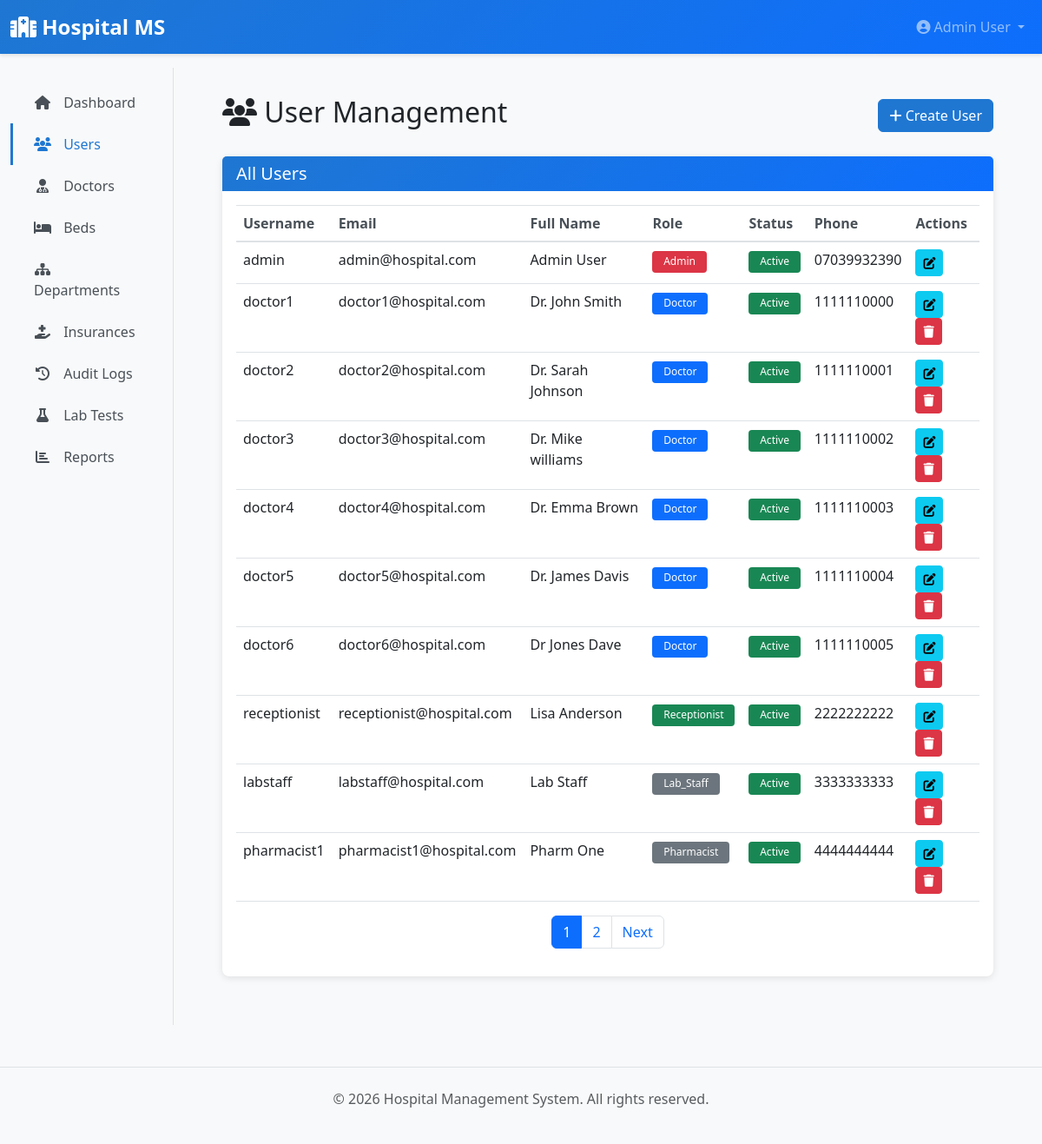
Page /admin/users (signed in) on the committed database.
### app/models/__init__.py (models this page shows, shortened)
class User(UserMixin, db.Model):
    __tablename__ = 'users'
    id = db.Column(db.Integer, primary_key=True)
    username = db.Column(db.String(80), unique=True, nullable=False, index=True)
    email = db.Column(db.String(120), unique=True, nullable=False, index=True)
    password_hash = db.Column(db.String(255), nullable=False)
    first_name = db.Column(db.String(80))
    last_name = db.Column(db.String(80))
    phone = db.Column(db.String(20))
    role = db.Column(db.Enum(UserRole), nullable=False, default=UserRole.PATIENT)
    is_active = db.Column(db.Boolean, default=True)
    created_at = db.Column(db.DateTime, default=datetime.utcnow)
    updated_at = db.Column(db.DateTime, default=datetime.utcnow, onupdate=datetime.utcnow)
    patient = db.relationship('Patient', uselist=False, back_populates='user', foreign_keys='Patient.user_id', cascade='all, delete-orphan', passive_deletes=True)
    doctor = db.relationship('Doctor', uselist=False, back_populates='user', foreign_keys='Doctor.user_id', cascade='all, delete-orphan', passive_deletes=True)
    lab_staff = db.relationship('LabStaff', uselist=False, back_populates='user', foreign_keys='LabStaff.user_id', cascade='all, delete-orphan', passive_deletes=True)
    def get_full_name(self):
        return f"{self.first_name} {self.last_name}".strip()

### app/blueprints/admin.py (the view)
@admin_bp.route('/users')
@login_required
@admin_required
def users_list():
    page = request.args.get('page', 1, type=int)
    role_filter = request.args.get('role', 'all')
    query = User.query
    if role_filter != 'all':
        try:
            role = UserRole[role_filter.upper()]
            query = query.filter_by(role=role)
        except KeyError:
            pass
    users = query.paginate(page=page, per_page=10)
    return render_template('admin/users_list.html', users=users, role_filter=role_filter)

### app/blueprints/admin.py (called while the page is built)
def admin_required(f):
    @wraps(f)
    def decorated_function(*args, **kwargs):
        if not current_user.is_authenticated or current_user.role != UserRole.ADMIN:
            flash('You do not have permission to access this page.', 'danger')
            return redirect(url_for('main.dashboard'))
        return f(*args, **kwargs)
    return decorated_function

### app/templates/admin/users_list.html (shortened to what this page needs)
{% extends "layouts/base.html" %}
{% block content %}
<div class="d-flex justify-content-between align-items-center mb-4">
    <h2><i class="fas fa-users"></i> User Management</h2>
    <a href="{{ url_for('admin.create_user') }}" class="btn btn-primary">
        <i class="fas fa-plus"></i> Create User
    </a>
</div>
<div class="card">
    <div class="card-header">
        <h5 class="mb-0">All Users</h5>
    </div>
    <div class="card-body">
        <div class="table-responsive">
            <table class="table table-hover">
                <thead>
                    <tr>
                        <th>Username</th>
                        <th>Email</th>
                        <th>Full Name</th>
                        <th>Role</th>
                        <th>Status</th>
                        <th>Phone</th>
                        <th>Actions</th>
                    </tr>
                </thead>
                <tbody>
                    {% for user in users.items %}
                    <tr>
                        <td>{{ user.username }}</td>
                        <td>{{ user.email }}</td>
                        <td>{{ user.get_full_name() }}</td>
                        <td>
                            {% if user.role.value == 'admin' %}
                                <span class="badge bg-danger">{{ user.role.value.title() }}</span>
                            {% elif user.role.value == 'doctor' %}
                                <span class="badge bg-primary">{{ user.role.value.title() }}</span>
                            {% elif user.role.value == 'receptionist' %}
                                <span class="badge bg-success">{{ user.role.value.title() }}</span>
                            {% else %}
                                <span class="badge bg-secondary">{{ user.role.value.title() }}</span>
                            {% endif %}
                        </td>
                        <td>
                            {% if user.is_active %}
                                <span class="badge badge-success">Active</span>
                            {% else %}
                                <span class="badge badge-danger">Inactive</span>
                            {% endif %}
                        </td>
                        <td>{{ user.phone or '-' }}</td>
                        <td>
                            <a href="{{ url_for('admin.edit_user', user_id=user.id) }}" class="btn btn-sm btn-info" title="Edit">
                                <i class="fas fa-edit"></i>
                            </a>
                            {% if user.id != current_user.id %}
                            <form action="{{ url_for('admin.delete_user', user_id=user.id) }}" method="POST" style="display: inline;">
                                <button type="submit" class="btn btn-sm btn-danger" onclick="return confirm('Are you sure?')" title="Delete">
                                    <i class="fas fa-trash"></i>
                                </button>
                            </form>
                            {% endif %}
                        </td>
                    </tr>
                    {% endfor %}
                </tbody>
            </table>
        </div>
        {% if users.pages > 1 %}
        <nav>
            <ul class="pagination justify-content-center">
                {% for page_num in users.iter_pages() %}
                    {% if page_num %}
                        {% if page_num == users.page %}
                        <li class="page-item active">
                            <span class="page-link">{{ page_num }}</span>
                        </li>
                        {% else %}
                        <li class="page-item">
                            <a class="page-link" href="{{ url_for('admin.users_list', page=page_num) }}">{{ page_num }}</a>
                        </li>
                        {% endif %}
                    {% else %}
                    <li class="page-item disabled">
                        <span class="page-link">...</span>
                    </li>
                    {% endif %}
                {% endfor %}
                {% if users.has_next %}
                <li class="page-item">
                    <a class="page-link" href="{{ url_for('admin.users_list', page=users.next_num) }}">Next</a>
                </li>
                {% endif %}
            </ul>
        </nav>
        {% endif %}
    </div>
</div>
{% endblock %}

### app/templates/layouts/base.html (shortened to what this page needs)
<!DOCTYPE html>
<html lang="en">
<head>
    <link href="https://cdnjs.cloudflare.com/ajax/libs/bootstrap/5.3.0/css/bootstrap.min.css" rel="stylesheet">
    <link href="https://cdnjs.cloudflare.com/ajax/libs/font-awesome/6.4.0/css/all.min.css" rel="stylesheet">
</head>
<body>
    <nav class="navbar navbar-expand-lg navbar-dark sticky-top">
        <div class="container-fluid">
            <a class="navbar-brand" href="{{ url_for('main.dashboard') }}">
                <i class="fas fa-hospital"></i> Hospital MS
            </a>
            <div class="collapse navbar-collapse" id="navbarNav">
                <ul class="navbar-nav ms-auto">
                    {% if current_user.is_authenticated %}
                        <li class="nav-item dropdown">
                            <a class="nav-link dropdown-toggle" href="#" id="userDropdown" role="button" data-bs-toggle="dropdown">
                                <i class="fas fa-user-circle"></i> {{ current_user.get_full_name() or current_user.username }}
                            </a>
                        </li>
                    {% else %}
                        <li class="nav-item">
                            <a class="nav-link" href="{{ url_for('auth.login') }}">Login</a>
                        </li>
                    {% endif %}
                </ul>
            </div>
        </div>
    </nav>
    {% if current_user.is_authenticated %}
        <div class="container-fluid">
            <div class="row">
                <nav class="col-md-3 col-lg-2 d-md-block bg-light sidebar">
                    <div class="position-sticky pt-3">
                        <ul class="nav flex-column">
                            {% if current_user.role.value == 'admin' %}
                                <li class="nav-item">
                                    <a class="nav-link {% if request.endpoint == 'admin.dashboard' %}active{% endif %}" href="{{ url_for('admin.dashboard') }}">
                                        <i class="fas fa-home"></i> Dashboard
                                    </a>
                                </li>
                                <li class="nav-item">
                                    <a class="nav-link {% if request.endpoint in ['admin.users_list', 'admin.create_user', 'admin.edit_user'] %}active{% endif %}" href="{{ url_for('admin.users_list') }}">
                                        <i class="fas fa-users"></i> Users
                                    </a>
                                </li>
                                <li class="nav-item">
                                    <a class="nav-link {% if request.endpoint in ['admin.doctors_list', 'admin.edit_doctor'] %}active{% endif %}" href="{{ url_for('admin.doctors_list') }}">
                                        <i class="fas fa-user-md"></i> Doctors
                                    </a>
                                </li>
                                <li class="nav-item">
                                    <a class="nav-link {% if request.endpoint in ['admin.beds_list', 'admin.create_bed'] %}active{% endif %}" href="{{ url_for('admin.beds_list') }}">
                                        <i class="fas fa-bed"></i> Beds
                                    </a>
                                </li>
                                <li class="nav-item">
                                    <a class="nav-link {% if request.endpoint in ['admin.departments_list', 'admin.create_department'] %}active{% endif %}" href="{{ url_for('admin.departments_list') }}">
                                        <i class="fas fa-sitemap"></i> Departments
                                    </a>
                                </li>
                                <li class="nav-item">
                                    <a class="nav-link {% if request.endpoint in ['admin.insurances_list', 'admin.create_insurance'] %}active{% endif %}" href="{{ url_for('admin.insurances_list') }}">
                                        <i class="fas fa-hand-holding-medical"></i> Insurances
                                    </a>
                                </li>
                                <li class="nav-item">
                                    <a class="nav-link {% if request.endpoint == 'admin.audit_logs' %}active{% endif %}" href="{{ url_for('admin.audit_logs') }}">
                                        <i class="fas fa-history"></i> Audit Logs
                                    </a>
                                </li>
                                <li class="nav-item">
                                    <a class="nav-link {% if request.endpoint in ['admin.lab_tests_list', 'admin.create_lab_test'] %}active{% endif %}" href="{{ url_for('admin.lab_tests_list') }}">
                                        <i class="fas fa-flask"></i> Lab Tests
                                    </a>
                                </li>
                                <li class="nav-item">
                                    <a class="nav-link {% if request.endpoint == 'admin.reports' %}active{% endif %}" href="{{ url_for('admin.reports') }}">
                                        <i class="fas fa-chart-bar"></i> Reports
                                    </a>
                                </li>
                            {% endif %}
                        </ul>
                    </div>
                </nav>
                <main class="col-md-9 ms-sm-auto col-lg-10 px-md-4">
                    <div class="main-content">
                        {% block content %}{% endblock %}
                    </div>
                </main>
            </div>
        </div>
    {% else %}
        <div style="min-height: calc(100vh - 70px); padding: 2rem;">
            {% block auth_content %}{% endblock %}
        </div>
    {% endif %}
    <footer class="bg-light py-4 mt-5 border-top">
        <div class="container text-center text-muted">
            <p>&copy; 2026 Hospital Management System. All rights reserved.</p>
        </div>
    </footer>
</body>
</html>

### app/templates/layouts/base.html (style rules this page uses)
:root { --primary-color: #1f77d2; --secondary-color: #0d6efd; --danger-color: #dc3545; }
body { background-color: #f8f9fa; font-family: 'Segoe UI', Tahoma, Geneva, Verdana, sans-serif; }
.navbar { background: linear-gradient(135deg, var(--primary-color) 0%, var(--secondary-color) 100%); box-shadow: 0 2px 4px rgba(0,0,0,0.1); }
.navbar-brand { font-weight: 700; font-size: 1.5rem; color: white !important; }
.sidebar { background-color: #fff; min-height: calc(100vh - 70px); border-right: 1px solid #dee2e6; }
.sidebar .nav-link { color: #495057; border-left: 3px solid transparent; padding: 0.75rem 1.5rem; transition: all 0.3s ease; }
.sidebar .nav-link:hover, .sidebar .nav-link.active { color: var(--primary-color); background-color: #f8f9fa; border-left-color: var(--primary-color); }
.sidebar .nav-link i { width: 20px; text-align: center; margin-right: 10px; }
.main-content { padding: 2rem; }
.card { border: 0; box-shadow: 0 2px 8px rgba(0,0,0,0.1); border-radius: 8px; margin-bottom: 1.5rem; }
.card-header { background: linear-gradient(135deg, var(--primary-color) 0%, var(--secondary-color) 100%); color: white; border: 0; border-radius: 8px 8px 0 0; }
.btn-primary { background-color: var(--primary-color); border-color: var(--primary-color); }
.badge { padding: 0.4rem 0.8rem; border-radius: 4px; font-weight: 500; }
.badge-success { background-color: #198754; }
.table { background-color: #fff; }
.table thead { background-color: #f8f9fa; border-top: 1px solid #dee2e6; }
.table thead th { color: #495057; font-weight: 600; border-bottom: 2px solid #dee2e6; }

### rows in the picture
User: first_name+last_name "Admin User", username "admin", email "admin@hospital.com", get_full_name "Admin User", role.value "Admin", is_active "Active", phone "07039932390"
User: username "doctor1", email "doctor1@hospital.com", get_full_name "Dr. John Smith", role.value "Doctor", is_active "Active", phone "1111110000"
User: username "doctor2", email "doctor2@hospital.com", get_full_name "Dr. Sarah Johnson", role.value "Doctor", is_active "Active", phone "1111110001"
User: username "doctor3", email "doctor3@hospital.com", get_full_name "Dr. Mike williams", role.value "Doctor", is_active "Active", phone "1111110002"
User: username "doctor4", email "doctor4@hospital.com", get_full_name "Dr. Emma Brown", role.value "Doctor", is_active "Active", phone "1111110003"
User: username "doctor5", email "doctor5@hospital.com", get_full_name "Dr. James Davis", role.value "Doctor", is_active "Active", phone "1111110004"
User: username "doctor6", email "doctor6@hospital.com", get_full_name "Dr Jones Dave", role.value "Doctor", is_active "Active", phone "1111110005"
User: username "receptionist", email "receptionist@hospital.com", get_full_name "Lisa Anderson", role.value "Receptionist", is_active "Active", phone "2222222222"
User: username "labstaff", email "labstaff@hospital.com", get_full_name "Lab Staff", role.value "Lab_Staff", is_active "Active", phone "3333333333"
User: username "pharmacist1", email "pharmacist1@hospital.com", get_full_name "Pharm One", role.value "Pharmacist", is_active "Active", phone "4444444444"

### other values in the picture
{{ page_num }} "1"
{{ page_num }} "2"
